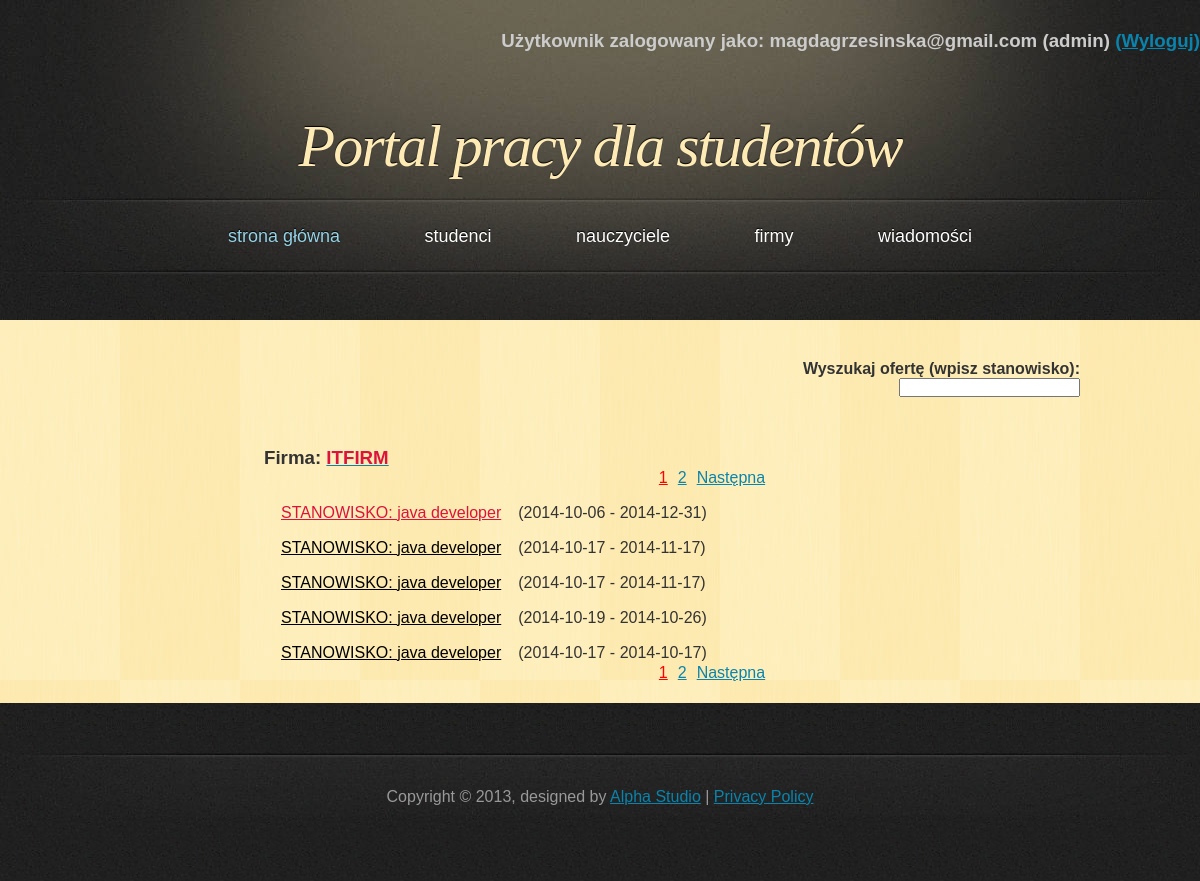
Page /PortalPracy/php/list_offer_added.php?id=3 (signed in) on the committed database.
### tables this page shows
CREATE TABLE IF NOT EXISTS `company` (
  `company_id` int(11) NOT NULL AUTO_INCREMENT,
  `name` varchar(50) NOT NULL,
  `address` varchar(50) NOT NULL,
  `telephone` varchar(11) NOT NULL,
  `e_mail` varchar(50) NOT NULL,
  `password` varchar(100) NOT NULL,
  `active` tinyint(1) NOT NULL,
  `account_create_date` date NOT NULL,
  `photoname` varchar(30) NOT NULL,
  PRIMARY KEY (`company_id`)
);

CREATE TABLE IF NOT EXISTS `offer` (
  `offer_id` int(11) NOT NULL AUTO_INCREMENT,
  `company_id` int(11) NOT NULL,
  `job` varchar(40) NOT NULL,
  `description` text NOT NULL,
  `requirements` text NOT NULL,
  `place_of_work` varchar(25) NOT NULL,
  `employment_status` text NOT NULL,
  `number_of_hours` int(11) NOT NULL,
  `length_of_contract` varchar(40) NOT NULL,
  `salary` int(11) NOT NULL,
  `date_from` date NOT NULL,
  `date_to` date NOT NULL,
  PRIMARY KEY (`offer_id`),
  KEY `company_id` (`company_id`)
);

### PortalPracy/php/classDatabase.php (called while the page is built, shortened)
<?php
class Database {
    private $db;
    function __construct() {
        $this->server = 'localhost';
        $this->user = 'root';
        $this->password = '';
        $this->basename = 'data_base';
        $this->db = new mysqli($this->server, $this->user, $this->password, $this->basename);
        if ($this->db->connect_error) {
            die('Blad polaczenia z baza danych (' . $this->db->connect_errno . ') ' . $this->db->connect_error);
        } else {
            $this->db->query("SET NAMES 'utf8'");
        }
    }
    function get_company_data($id) {
        if ($result = $this->db->query("SELECT * FROM `company` WHERE `company_id`='$id'")) {
            if ($result->num_rows == 0) {
                return false;
            } else {
                $obj = $result->fetch_object();
                $array = array();
                $array['company_id'] = $obj->company_id;
                $array['name'] = $obj->name;
                $array['address'] = $obj->address;
                $array['telephone'] = $obj->telephone;
                $array['photoname'] = $obj->photoname;
                return $array;
            }
        }
    }
    function get_company_number() {
        if ($result = $this->db->query("SELECT * FROM `company`")) {
            $all = $result->num_rows;
        }
        return $all;
    }
    function get_offer_added_number($company_id) {
        if ($result = $this->db->query("SELECT * FROM `offer` WHERE `company_id` =$company_id")) {
            $all_offers = $result->num_rows;
        }
        return $all_offers;
    }
    function get_offer_added_list($company_id, $start, $onpage) {
        if ($result = $this->db->query("SELECT * FROM `offer`  WHERE `company_id` =$company_id ORDER BY `date_to` DESC LIMIT $start, $onpage ")) {
            return $result;
        }
    }
}

### PortalPracy/php/list_offer_added.php (the view, shortened to what this page needs)
<!DOCTYPE html>
<html>
    <head>
        <link href="../css/style.css" rel="stylesheet" type="text/css" />
    </head>
    <body>
        <div id="header">
            <?php
            include_once 'classPage.php';
            $page = new Page;
            $page->dologinfo();
            ?>
            <h1><a href="index.php">Portal pracy dla studentów</a></h1>
        </div>
        <?php
        $page->domenu();
        ?>
        <div id="main">
            <div id="content">
                <?php
                if (isset($_SESSION['name'])) {
                    include_once 'classDatabase.php';
                    $db = new Database();
                    if (!isset($_GET["id"])) {
                        if ($_SESSION['usertype'] == 'firma') {
                            $id = $_SESSION['id'];
                        } else {
                            $id = -1;
                        }
                    } else {
                        $id = $_GET['id'];
                    }
                    $allcompanies = $db->get_company_number();
                    if ($id > $allcompanies or $id == -1) {
                        echo "<h3>niepoprawny numer firmy</h3>";
                    } else {
                        $url = "'hint_offer_added.php?id=" . $id . "&amp;q='";
                        ?>
                        <div class="search">
                            <h4>Wyszukaj ofertę (wpisz stanowisko):</h4>
                            <form>
                                <span class='tooltips'><input type="text" onkeyup="show_hint(this.value, <?php echo $url; ?>)">
                                </span>
                            </form>
                        </div>
                        <?php
                        $onpage = 5;
                        $all = $db->get_offer_added_number($id);
                        $company=$db->get_company_data($id);
                        echo "<h3>Firma: <a href='profile_company.php?".$id."'><span class='conspicuous'>".$company['name']."</span></a></h3>";
                        $start = $page->dopaging($onpage, $all, "list_offer_added.php?id=".$id."&amp;");
                        $result = $db->get_offer_added_list($id, $start, $onpage);
                        echo "<table><tbody>";
                        while ($obj = $result->fetch_object()) {
                            echo "<tr>";
                            echo "<td><a href='offer_description.php?id=" . $obj->offer_id . "'";
                            $today = date('Y-m-d', time());
                            if ($today >= $obj->date_from && $today <= $obj->date_to) {
                                echo "class=offer_active";
                            } else {
                                echo "class=offer_inactive";
                            }
                            echo ">STANOWISKO: " . $obj->job . "</a></td>";
                            echo "<td>(" . $obj->date_from . "   -   " . $obj->date_to . ")</td>";
                            echo "</tr>";
                        }
                        echo "</tbody></table>";
                    }
                }
                ?>
            </div>
            <div id="sidebar">
            </div>
            <div class="clearing">&nbsp;</div>
        </div>
    </body>
</html>

### PortalPracy/css/style.css (style rules this page uses)
* { margin: 0; padding: 0; }
body { font: 16px "Trebuchet MS", Arial, Helvetica, sans-serif; color: #333333; background: #202020 url('../images/bg.jpg'); }
h1, h2 { font-family: Georgia, Times, serif; font-weight: normal; font-style: italic; }
h1 { font-size: 3em; letter-spacing: -2px; }
a { text-decoration: underline; color: #0A84AC; }
#header, #menu, #footer { margin: 0 auto; width: 1200px; }
#header { height: 197px; background: #202020 url('../images/header.jpg'); }
#header h1 { font-size: 60px; text-align: center; text-shadow: 0px -1px 1px #000000; color: #FDEAB5; padding-top: 60px; }
#header h1 a { text-decoration: none; color: #FDEAB5; }
#main { width: 1120px; margin: 0 auto 50px auto; padding: 40px 40px 0 40px; background: #FEEBB2 url('../images/main.jpg'); }
#content { float: right; width: 80%; padding: 0 0 20px 0; }
#sidebar { float: left; width: 20%; padding: 0 0 20px 0; }
.clearing { clear: both; height: 1px; overflow: hidden; }
form { margin: 0; }
td { padding-left: 15px; padding-top: 15px; }
.conspicuous { color: crimson; text-transform: uppercase; font-weight: bold; }
.search { text-align: right; margin: auto 80px 50px auto; }
span.tooltips { position: relative; display: inline; }
.offer_active { color:crimson; }
.offer_inactive { color:black; }

### rows in the picture
company: name "ITFIRM"
offer: job "java developer", date_from "2014-10-06", date_to "2014-12-31"
offer: job "java developer", date_from "2014-10-17", date_to "2014-11-17"
offer: job "java developer", date_from "2014-10-17", date_to "2014-11-17"
offer: job "java developer", date_from "2014-10-19", date_to "2014-10-26"
offer: job "java developer", date_from "2014-10-17", date_to "2014-10-17"

### other values in the picture
$_SESSION['name'] "magdagrzesinska@gmail.com"
$_SESSION['usertype'] "admin"
